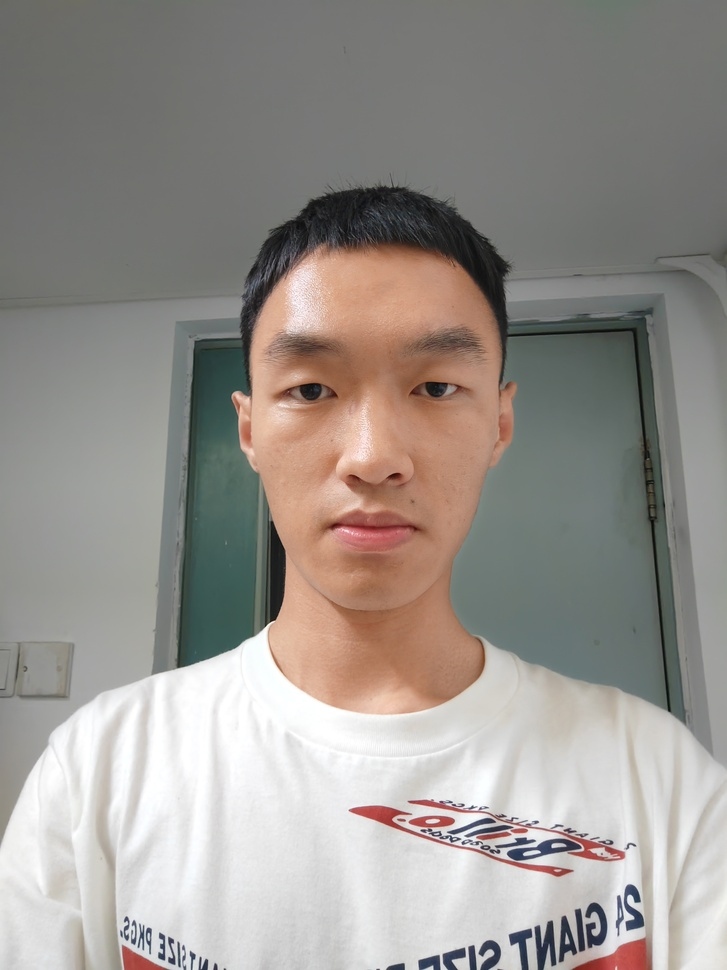
#> input picture images/222.jpg, 727 x 970 px, shrunk from 2448 x 3264 before the run, found by its file name
$ python preprocess.py   (older library calls are emulated)
#> lines starting #> are read from the running program, lines starting #| are printed output that depends on the picture; after the words box and inside, x2 and y2 are one past the last pixel; in counts of white or black regions, pixels touching at a corner belong together
#> further down, img is the input picture: shape (970, 727, 3); mean B, G, R 142.2, 147.4, 152.7
import cv2
import numpy as np


def rgb_to_hsi(rgb: np.ndarray) -> np.ndarray:
    """Convert RGB image to HSI color space.

    Args:
        rgb (np.ndarray): Input RGB image of shape (H, W, 3), in range [0, 255].

    Returns:
        np.ndarray: HSI image of shape (H, W, 3), in range [0, 1].
    """

    rgb = rgb.astype(np.float32) / 255.0
    r, g, b = rgb[:, :, 0], rgb[:, :, 1], rgb[:, :, 2]

    i = (r + g + b) / 3.0

    s = np.zeros_like(i)
    min_rgb = np.minimum(np.minimum(r, g), b)
    non_zero = i > 0
#> non_zero: shape (970, 727) bool; every value is 1
    s[non_zero] = 1 - min_rgb[non_zero] / i[non_zero]

    h = np.zeros_like(i)
    numerator = 0.5 * ((r - g) + (r - b))
    denominator = np.sqrt((r - g) ** 2 + (r - b) * (g - b))
    non_zero = denominator > 0
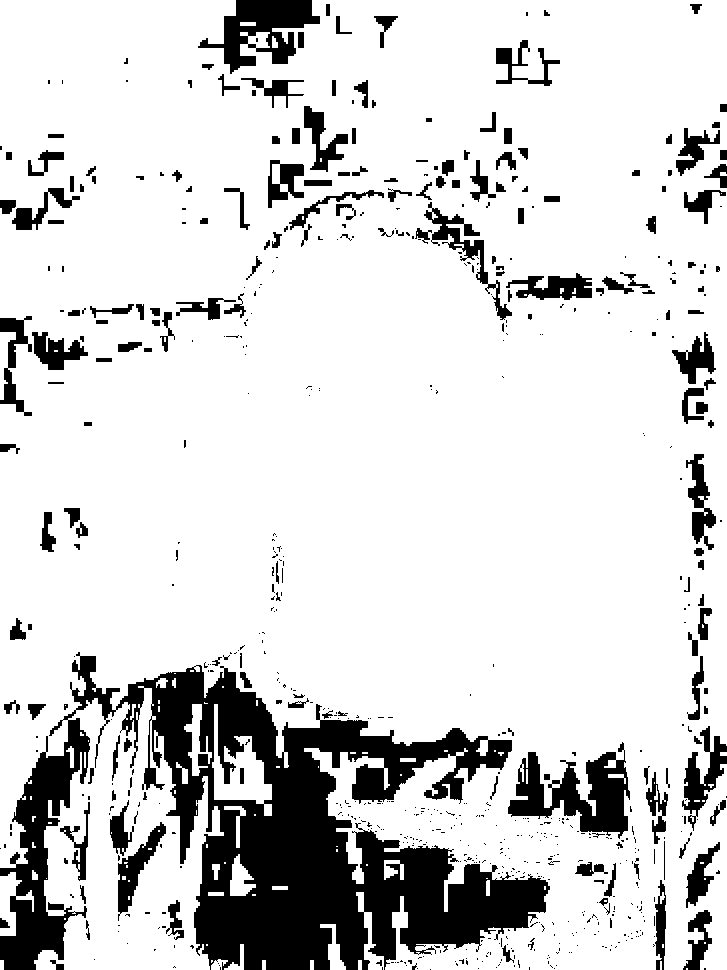
#> non_zero: shape (970, 727) bool; 83.5% white; 684 black regions (495 under 20 px), largest, box (x1, y1, x2, y2) and area: (0, 652, 550, 970) 69981, (508, 742, 630, 839) 5455, (198, 0, 320, 74) 4116
    h[non_zero] = np.arccos(numerator[non_zero] / denominator[non_zero])
    h[b > g] = 2 * np.pi - h[b > g]
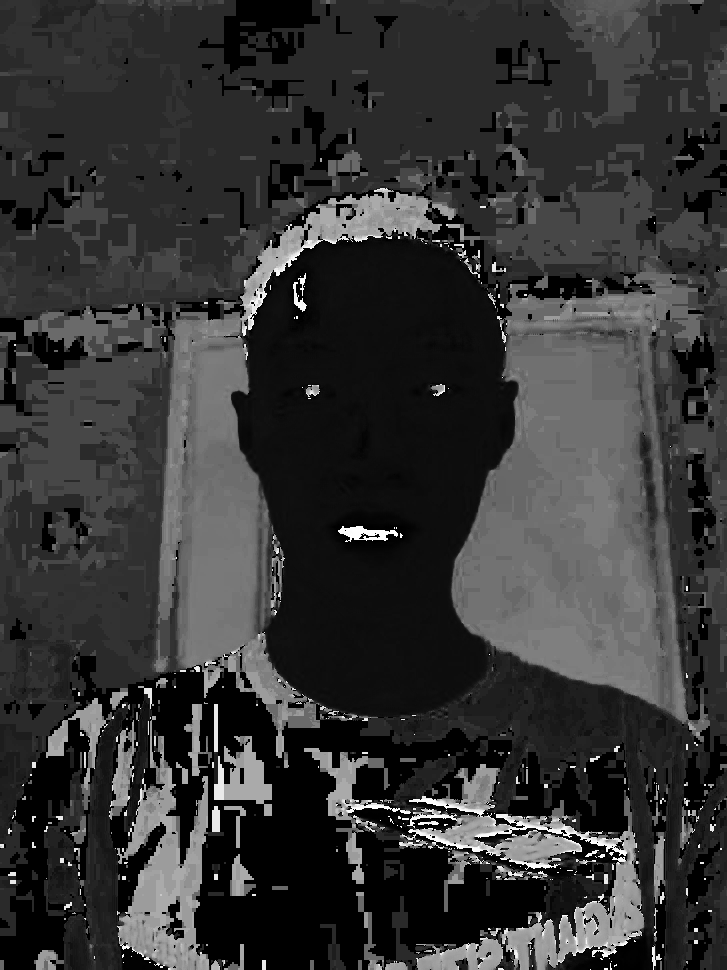
#> h: shape (970, 727) float32; min 0, max 6.28, mean 1.32; drawn with min black and max white
    h = h / (2 * np.pi)

    hsi = np.stack([h, s, i], axis=-1)
    return hsi


def hsi_to_rgb(hsi: np.ndarray) -> np.ndarray:
    """Convert HSI image to RGB color space.

    Args:
        hsi (np.ndarray): Input HSI image of shape (H, W, 3), in range [0, 1].

    Returns:
        np.ndarray: RGB image of shape (H, W, 3), in range [0, 255].
    """

    h, s, i = hsi[:, :, 0], hsi[:, :, 1], hsi[:, :, 2]
    h = h * 2 * np.pi
    r, g, b = np.zeros_like(h), np.zeros_like(h), np.zeros_like(h)

    area_1 = h < 2 * np.pi / 3
#> area_1: shape (970, 727) bool; 77% white; 477 black regions (323 under 20 px), largest, box (x1, y1, x2, y2) and area: (452, 262, 710, 742) 67284, (158, 188, 456, 768) 40064, (399, 764, 644, 970) 14785
    b[area_1] = i[area_1] * (1 - s[area_1])
    r[area_1] = i[area_1] * (
        1 + s[area_1] * np.cos(h[area_1]) / np.cos(np.pi / 3 - h[area_1])
    )
    g[area_1] = 3 * i[area_1] - (r[area_1] + b[area_1])

    area_2 = (2 * np.pi / 3 <= h) & (h < 4 * np.pi / 3)
#> area_2: shape (970, 727) bool; 19.7% white; 390 white regions (227 under 20 px), largest, box (x1, y1, x2, y2) and area: (452, 262, 710, 742) 67238, (158, 308, 320, 734) 32201, (118, 784, 209, 970) 6497
    r[area_2] = i[area_2] * (1 - s[area_2])
#> r: shape (970, 727) float32; min 0, max 1, mean 0.576
    g[area_2] = i[area_2] * (
        1 + s[area_2] * np.cos(h[area_2] - 2 * np.pi / 3) / np.cos(np.pi - h[area_2])
    )
#> g: shape (970, 727) float32; min 0, max 1, mean 0.556
    b[area_2] = 3 * i[area_2] - (r[area_2] + g[area_2])
#> b: shape (970, 727) float32; min 0, max 1, mean 0.535

    area_3 = 4 * np.pi / 3 <= h
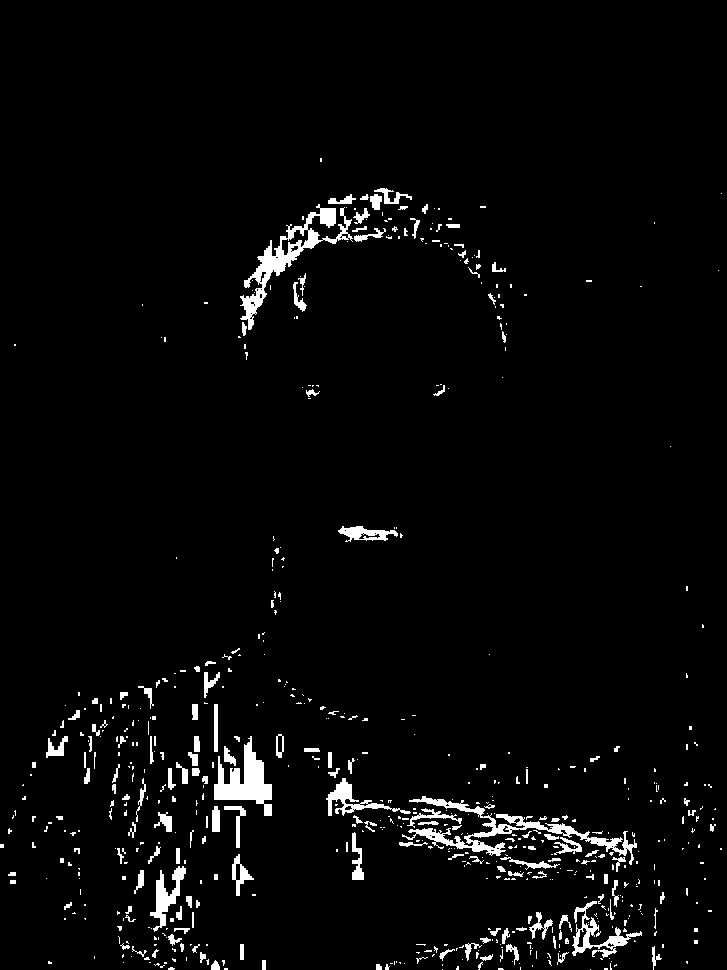
#> area_3: shape (970, 727) bool; 3.3% white; 637 white regions (468 under 20 px), largest, box (x1, y1, x2, y2) and area: (402, 796, 637, 865) 2653, (240, 204, 353, 330) 2576, (214, 736, 272, 816) 1995
    g[area_3] = i[area_3] * (1 - s[area_3])
#> g: shape (970, 727) float32; min 0.0196, max 1, mean 0.578
    b[area_3] = i[area_3] * (
        1
        + s[area_3]
        * np.cos(h[area_3] - 4 * np.pi / 3)
        / np.cos(5 * np.pi / 3 - h[area_3])
    )
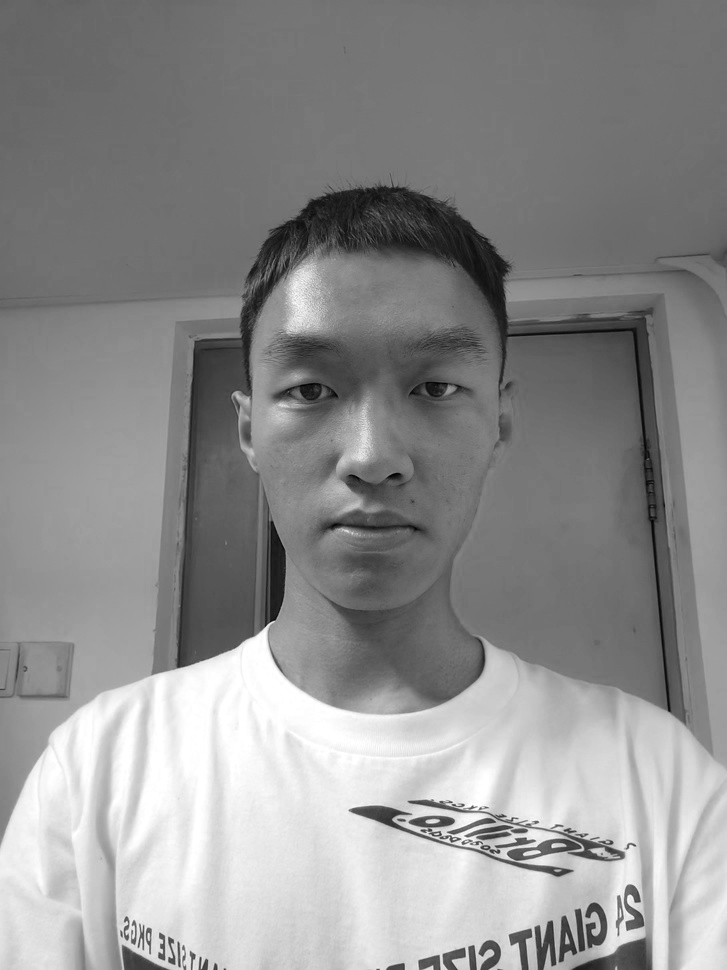
#> b: shape (970, 727) float32; min 0, max 1, mean 0.558
    r[area_3] = 3 * i[area_3] - (b[area_3] + g[area_3])
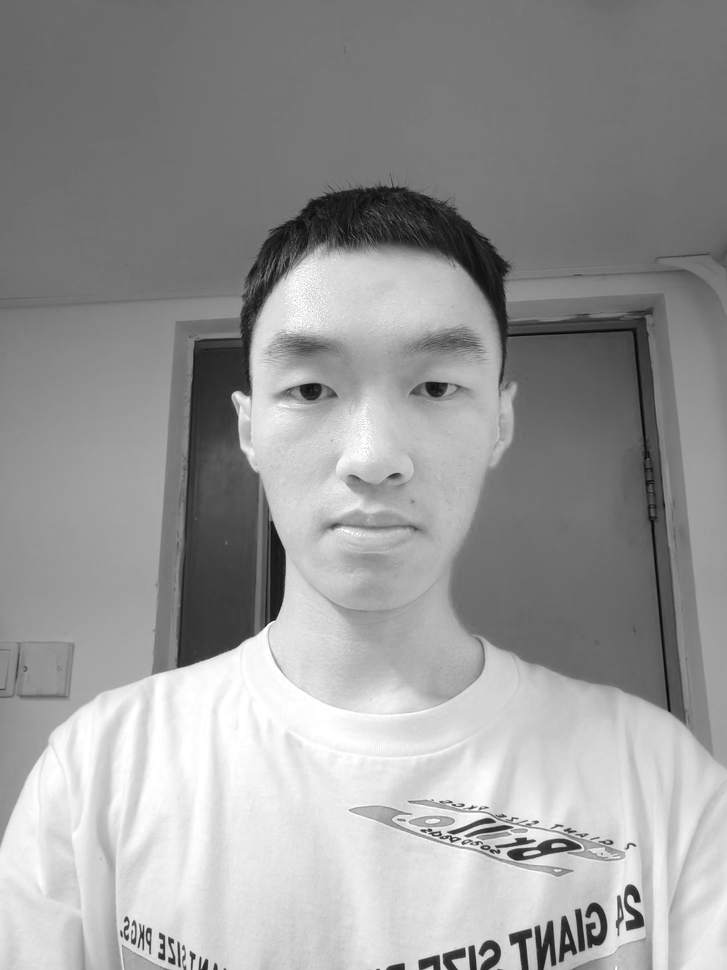
#> r: shape (970, 727) float32; min 0.0157, max 1, mean 0.599

    rgb = np.stack([r, g, b], axis=-1)
    rgb = (np.clip(rgb * 255.0, 0, 255)).astype(np.uint8)
    return rgb


# [41 lines left out: functions histogram_equalization, clahe_equalization, laplacian_sharpen, unsharp_mask, not called in this run]


if __name__ == "__main__":
    img = cv2.imread("images/222.jpg")
    rgb = cv2.cvtColor(img, cv2.COLOR_BGR2RGB)
    hsi = rgb_to_hsi(rgb)
    rgb_new = hsi_to_rgb(hsi)

    mse = np.mean((rgb - rgb_new) ** 2)
#> mse = 0.193
    print(
        f"Mean Squared Error (MSE) between original and reconstructed image: {mse:.4f}"
    )
#| Mean Squared Error (MSE) between original and reconstructed image: 0.1932
    max_err = np.max(np.abs(rgb - rgb_new))
#> max_err = 1
    print(f"Max Error: {max_err:.4f}")
#| Max Error: 1.0000

$ run again, with images/111.jpg copied over images/222.jpg
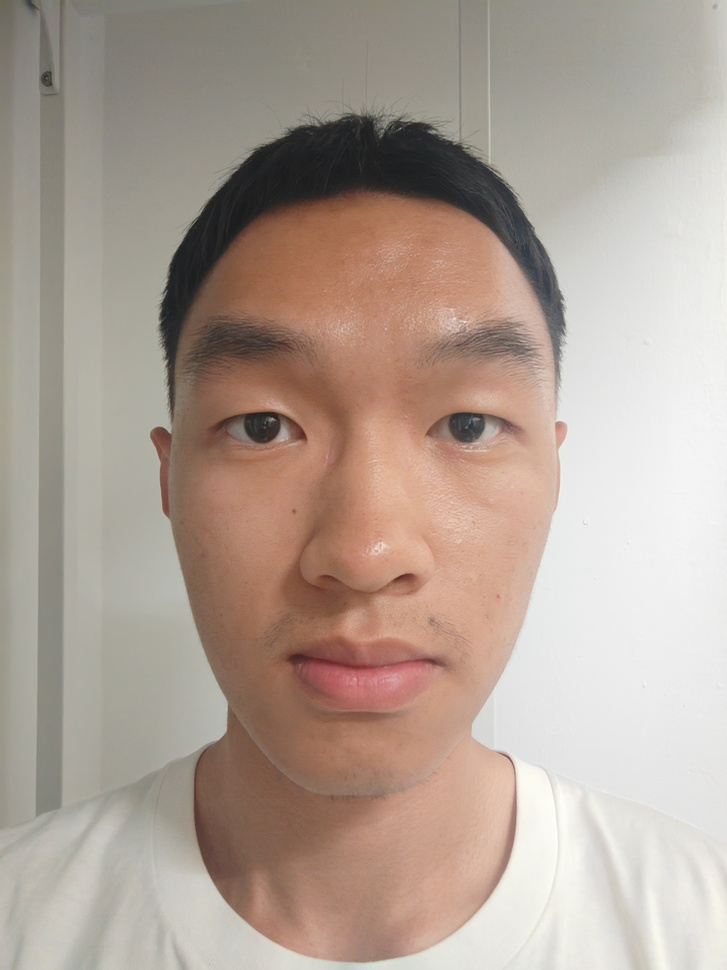
#> input picture images/111.jpg, 727 x 970 px, shrunk from 2448 x 3264 before the run, found by its file name
#> img is the input picture: shape (970, 727, 3); mean B, G, R 149.5, 160.7, 176.2
#> in rgb_to_hsi, `non_zero = denominator > 0`:
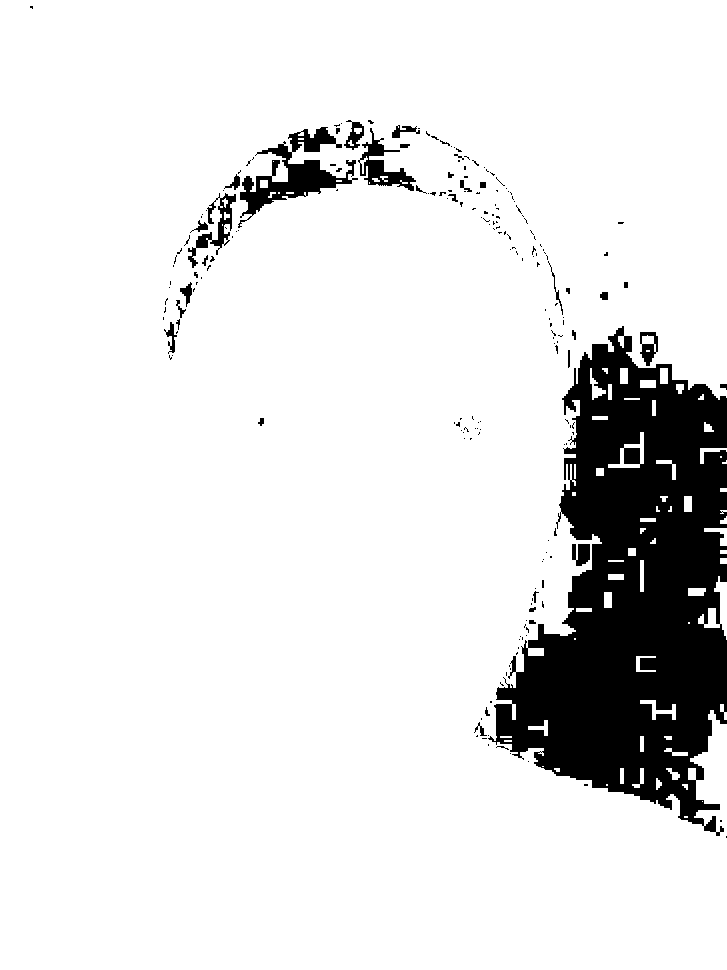
#> non_zero: shape (970, 727) bool; 89.1% white; 206 black regions (170 under 20 px), largest, box (x1, y1, x2, y2) and area: (488, 326, 727, 836) 68057, (238, 127, 358, 228) 3651, (358, 128, 416, 191) 1170
#> area_1: shape (970, 727) bool; 96.5% white; 142 black regions (87 under 20 px), largest, box (x1, y1, x2, y2) and area: (369, 126, 564, 350) 8603, (164, 152, 288, 335) 3962, (522, 506, 602, 656) 3939
#> area_2: shape (970, 727) bool; 2.5% white; 110 white regions (47 under 20 px), largest, box (x1, y1, x2, y2) and area: (369, 126, 538, 280) 5447, (526, 512, 602, 656) 3854, (288, 122, 364, 170) 1266
#> area_3: shape (970, 727) bool; 0.94% white; 222 white regions (161 under 20 px), largest, box (x1, y1, x2, y2) and area: (310, 660, 410, 692) 1132, (188, 240, 214, 277) 358, (448, 156, 475, 180) 269
#> in hsi_to_rgb, `r[area_3] = 3 * i[area_3] - (b[area_3] + g[area_3])`:
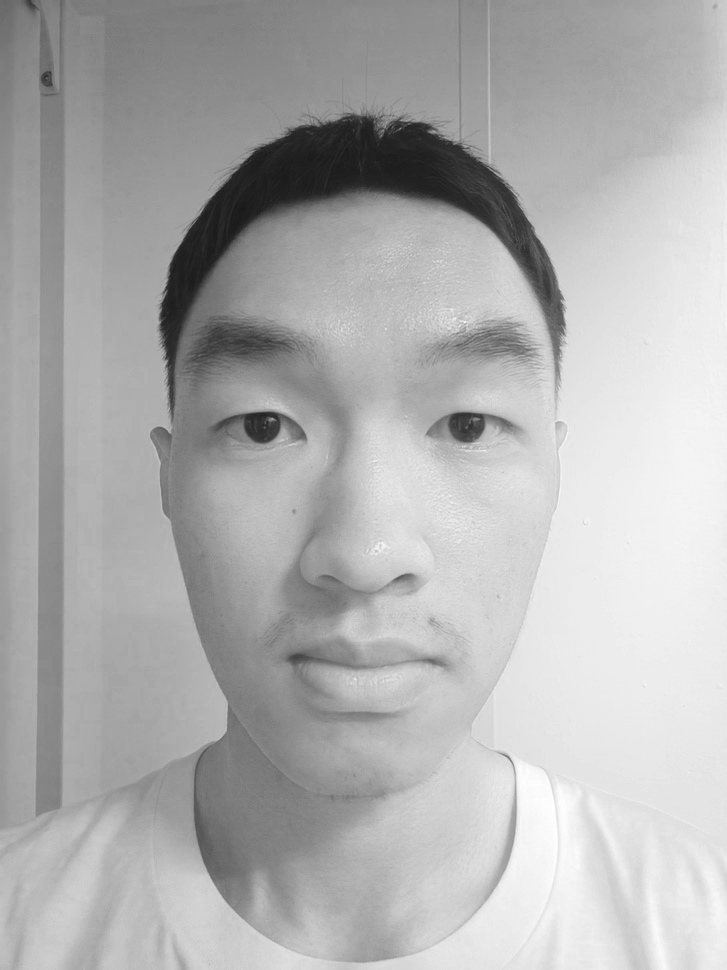
#> r: shape (970, 727) float32; min 0.098, max 1, mean 0.691
#> mse = 0.184
#| Mean Squared Error (MSE) between original and reconstructed image: 0.1843
#> max_err = 1
#| Max Error: 1.0000
